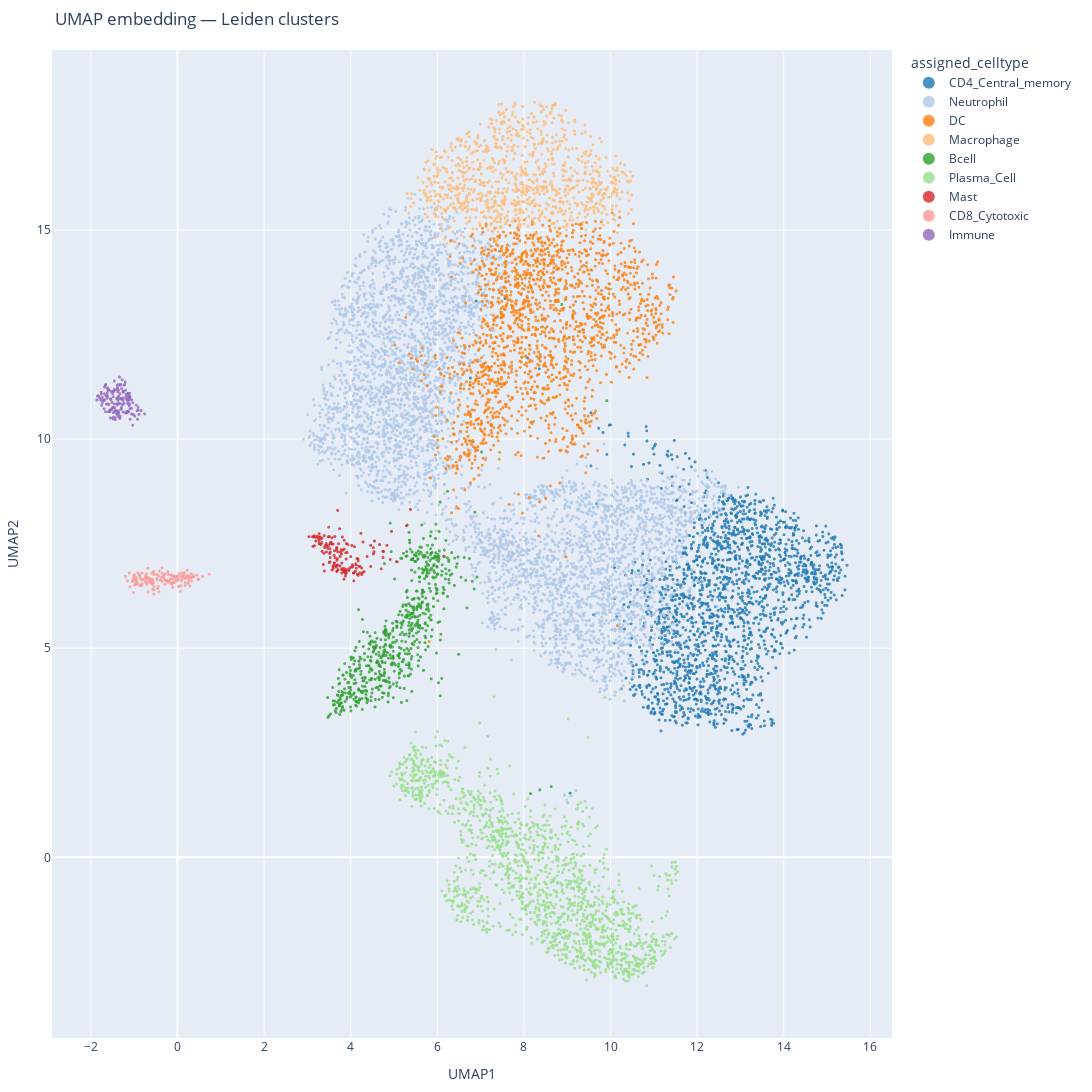

The cell this chart's notebook holds for it:
### Code cell
plot_adata(adata_xen,cluster_key="assigned_celltype")

### Figure 1 — Plotly figure (JSON) as saved in the notebook; plotly's stock layout.template omitted (floating-point values rounded to 4 significant figures; data arrays with more than 128 entries replaced by an {"elided": "..."} marker saying what was removed)
{"data": [{"hovertemplate": "<b>%{hovertext}</b><br><br>assigned_celltype=CD4_Central_memory<br>UMAP1=%{x}<br>UMAP2=%{y}<extra></extra>", "hovertext": {"elided": "1863 str values"}, "legendgroup": "CD4_Central_memory", "marker": {"color": "#1f77b4", "opacity": 0.8, "size": 3, "symbol": "circle"}, "mode": "markers", "name": "CD4_Central_memory", "showlegend": true, "type": "scattergl", "x": {"elided": "1863 float values"}, "xaxis": "x", "y": {"elided": "1863 float values"}, "yaxis": "y"}, {"hovertemplate": "<b>%{hovertext}</b><br><br>assigned_celltype=Neutrophil<br>UMAP1=%{x}<br>UMAP2=%{y}<extra></extra>", "hovertext": {"elided": "4555 str values"}, "legendgroup": "Neutrophil", "marker": {"color": "#aec7e8", "opacity": 0.8, "size": 3, "symbol": "circle"}, "mode": "markers", "name": "Neutrophil", "showlegend": true, "type": "scattergl", "x": {"elided": "4555 float values"}, "xaxis": "x", "y": {"elided": "4555 float values"}, "yaxis": "y"}, {"hovertemplate": "<b>%{hovertext}</b><br><br>assigned_celltype=DC<br>UMAP1=%{x}<br>UMAP2=%{y}<extra></extra>", "hovertext": {"elided": "1674 str values"}, "legendgroup": "DC", "marker": {"color": "#ff7f0e", "opacity": 0.8, "size": 3, "symbol": "circle"}, "mode": "markers", "name": "DC", "showlegend": true, "type": "scattergl", "x": {"elided": "1674 float values"}, "xaxis": "x", "y": {"elided": "1674 float values"}, "yaxis": "y"}, {"hovertemplate": "<b>%{hovertext}</b><br><br>assigned_celltype=Macrophage<br>UMAP1=%{x}<br>UMAP2=%{y}<extra></extra>", "hovertext": {"elided": "945 str values"}, "legendgroup": "Macrophage", "marker": {"color": "#ffbb78", "opacity": 0.8, "size": 3, "symbol": "circle"}, "mode": "markers", "name": "Macrophage", "showlegend": true, "type": "scattergl", "x": {"elided": "945 float values"}, "xaxis": "x", "y": {"elided": "945 float values"}, "yaxis": "y"}, {"hovertemplate": "<b>%{hovertext}</b><br><br>assigned_celltype=Bcell<br>UMAP1=%{x}<br>UMAP2=%{y}<extra></extra>", "hovertext": {"elided": "636 str values"}, "legendgroup": "Bcell", "marker": {"color": "#2ca02c", "opacity": 0.8, "size": 3, "symbol": "circle"}, "mode": "markers", "name": "Bcell", "showlegend": true, "type": "scattergl", "x": {"elided": "636 float values"}, "xaxis": "x", "y": {"elided": "636 float values"}, "yaxis": "y"}, {"hovertemplate": "<b>%{hovertext}</b><br><br>assigned_celltype=Plasma_Cell<br>UMAP1=%{x}<br>UMAP2=%{y}<extra></extra>", "hovertext": {"elided": "1550 str values"}, "legendgroup": "Plasma_Cell", "marker": {"color": "#98df8a", "opacity": 0.8, "size": 3, "symbol": "circle"}, "mode": "markers", "name": "Plasma_Cell", "showlegend": true, "type": "scattergl", "x": {"elided": "1550 float values"}, "xaxis": "x", "y": {"elided": "1550 float values"}, "yaxis": "y"}, {"hovertemplate": "<b>%{hovertext}</b><br><br>assigned_celltype=Mast<br>UMAP1=%{x}<br>UMAP2=%{y}<extra></extra>", "hovertext": {"elided": "153 str values"}, "legendgroup": "Mast", "marker": {"color": "#d62728", "opacity": 0.8, "size": 3, "symbol": "circle"}, "mode": "markers", "name": "Mast", "showlegend": true, "type": "scattergl", "x": {"elided": "153 float values"}, "xaxis": "x", "y": {"elided": "153 float values"}, "yaxis": "y"}, {"hovertemplate": "<b>%{hovertext}</b><br><br>assigned_celltype=CD8_Cytotoxic<br>UMAP1=%{x}<br>UMAP2=%{y}<extra></extra>", "hovertext": {"elided": "151 str values"}, "legendgroup": "CD8_Cytotoxic", "marker": {"color": "#ff9896", "opacity": 0.8, "size": 3, "symbol": "circle"}, "mode": "markers", "name": "CD8_Cytotoxic", "showlegend": true, "type": "scattergl", "x": {"elided": "151 float values"}, "xaxis": "x", "y": {"elided": "151 float values"}, "yaxis": "y"}, {"hovertemplate": "<b>%{hovertext}</b><br><br>assigned_celltype=Immune<br>UMAP1=%{x}<br>UMAP2=%{y}<extra></extra>", "hovertext": {"elided": "150 str values"}, "legendgroup": "Immune", "marker": {"color": "#9467bd", "opacity": 0.8, "size": 3, "symbol": "circle"}, "mode": "markers", "name": "Immune", "showlegend": true, "type": "scattergl", "x": {"elided": "150 float values"}, "xaxis": "x", "y": {"elided": "150 float values"}, "yaxis": "y"}], "layout": {"height": 1200, "legend": {"bgcolor": "rgba(255,255,255,0.5)", "itemsizing": "constant", "title": {"text": "assigned_celltype"}, "tracegroupgap": 0, "traceorder": "normal", "x": 1.02, "y": 1}, "margin": {"b": 20, "l": 20, "r": 200, "t": 50}, "title": {"text": "UMAP embedding — Leiden clusters"}, "width": 1400, "xaxis": {"anchor": "y", "domain": [0, 1], "title": {"text": "UMAP1"}}, "yaxis": {"anchor": "x", "domain": [0, 1], "title": {"text": "UMAP2"}}}}
